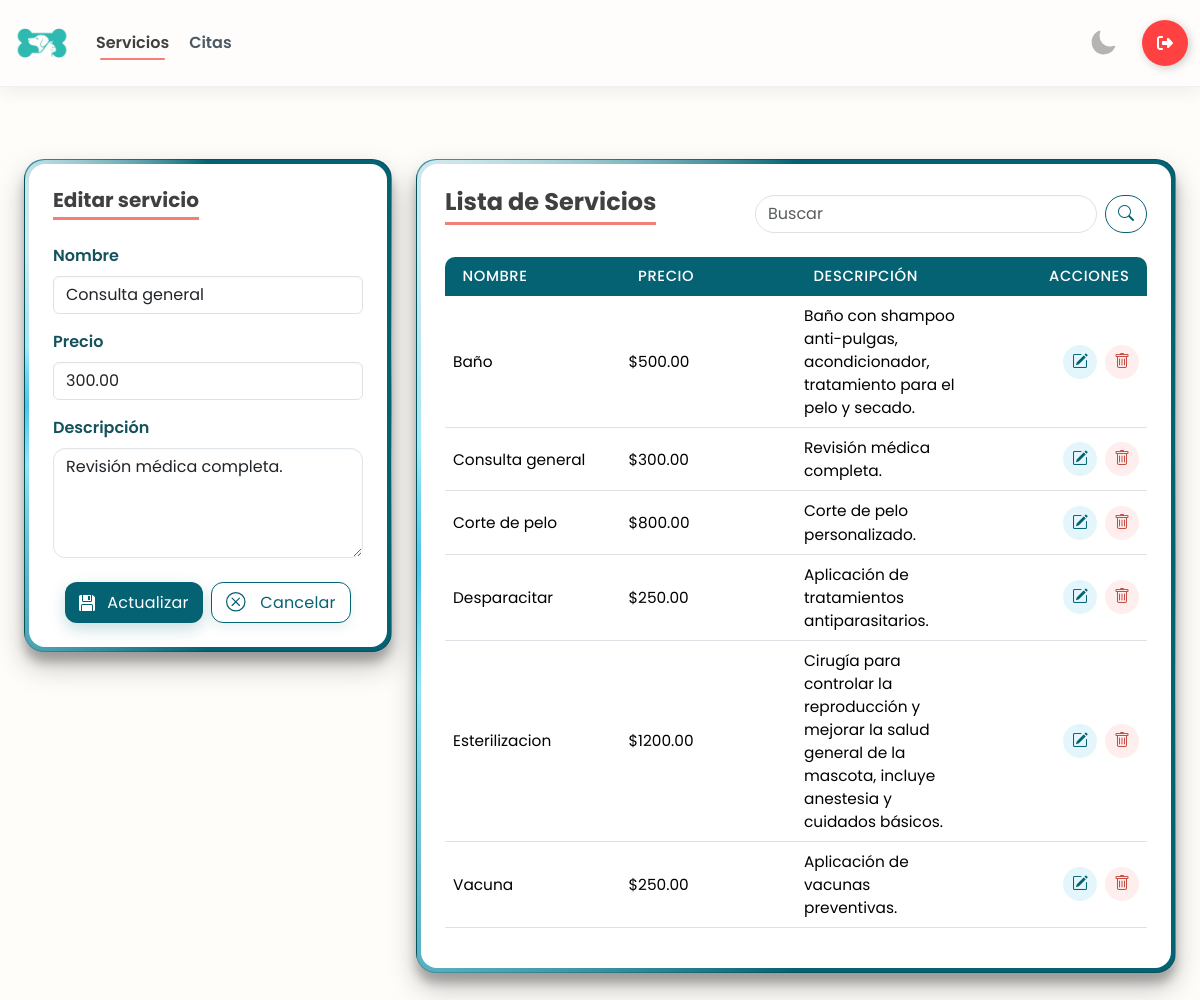
The page /servicios/15/ (signed in) on the database its author committed.
### app/models.py (models this page shows, shortened)
class SERVICIO(models.Model):
    nombre = models.CharField(max_length=100)
    precio = models.DecimalField(max_digits=10, decimal_places=2)
    descripcion = models.TextField(max_length=250, null= True)

### app/views.py (the view, shortened to what this page needs)
# urls.py: path('servicios/', views.servicios_panel, name='servicios'), # Panel o dashboard
@login_required
@user_passes_test(es_empleado_o_admin_user)
def servicios_panel(request, id=None):
    es_admin = is_admin(request.user)
    servicio = get_object_or_404(SERVICIO, id=id) if id else None
    form_data_para_error = {}
    q = request.GET.get('q', '').strip()
    qs = SERVICIO.objects.all().order_by("nombre")
    if q:
        q_normal = strip_accents(q.lower())
        servicios_filtrados = []
        for s in qs:
            nombre_normal = strip_accents(s.nombre.lower())
            precio_normal = str(s.precio) # Convertir precio a string
            if q_normal in nombre_normal or q_normal in precio_normal:
                servicios_filtrados.append(s)
        lista_servicios = servicios_filtrados
    else:
        lista_servicios = qs
    ctx = {
        "servicios": lista_servicios,
        "servicio": servicio,
        "editando": bool(servicio),
        "form_data": form_data_para_error, # Para que no se borre el formulario en caso de error
        "q": q,
        "es_admin": es_admin,
    }
    return render(request, "servicios.html", ctx)

### app/views.py (called while the page is built)
def es_admin_user(user):
    return user.is_authenticated and user.groups.filter(name=ROLE_ADMIN).exists()

def es_empleado_o_admin_user(user):
    return es_admin_user(user) or es_empleado_user(user)

def is_admin(user):
    return user.is_superuser or user.groups.filter(name='Administrador').exists()

### app/templates/servicios.html (shortened to what this page needs)
{% load static %}
<!DOCTYPE html>
<html lang="es" data-theme="light">
<head>
    {% include 'referencias.html' %}
    <link rel="stylesheet" href="{% static 'css/panel.css' %}">
</head>
<body>
    {% include 'navbar-panel.html' %}
    <main class="container-fluid mt-5 mb-5 p-4">
        <div class="row g-4">
            {% if es_admin %}
            <div class="col-12 col-lg-4">
                <div class="card glass-card">
                    <div class="card-body p-4">
                        <h5 class="card-title mb-4">
                            {% if editando %}Editar servicio{% else %}Crear servicio{% endif %}
                        </h5>
                        <form method="post" autocomplete="off"
                            action="{% if editando %}{% url 'servicios_edit' servicio.id %}{% else %}{% url 'servicios' %}{% endif %}">
                            <div class="mb-3">
                                <label class="form-label">Nombre</label>
                                <input type="text" name="nombre" class="form-control"
                                    pattern="^[A-Za-zÁÉÍÓÚáéíóúÑñ\s]+$" maxlength="100" required
                                    value="{% if form_data.nombre %}{{ form_data.nombre }}{% elif servicio %}{{ servicio.nombre }}{% endif %}">
                            </div>
                            <div class="mb-3">
                                <label class="form-label">Precio</label>
                                <input type="number" step="0.01" min="0" name="precio" pattern="^\d+(\.\d{1,2})?$"
                                    class="form-control" required
                                    value="{% if form_data.precio %}{{ form_data.precio }}{% elif servicio %}{{ servicio.precio }}{% endif %}">
                            </div>
                            <div class="mb-3">
                                <label class="form-label">Descripción</label>
                                <textarea name="descripcion" rows="4" class="form-control" maxlength="250"
                                    required>{% if form_data.descripcion %}{{ form_data.descripcion }}{% elif servicio %}{{ servicio.descripcion }}{% endif %}</textarea>
                            </div>
                            <div class="d-flex gap-2 justify-content-center mt-4">
                                <button type="submit" class="btn-save"
                                    aria-label="{% if editando %}Actualizar{% else %}Guardar{% endif %}">
                                    <div class="svg-wrapper-1">
                                        <div class="svg-wrapper">
                                        </div>
                                    </div>
                                    <span>{% if editando %}Actualizar{% else %}Guardar{% endif %}</span>
                                </button>
                                {% if editando %}
                                <a href="{% url 'servicios' %}" class="btn-clean" aria-label="Cancelar">
                                    <div class="svg-wrapper-1">
                                        <div class="svg-wrapper">
                                        </div>
                                    </div>
                                    <span>Cancelar</span>
                                </a>
                                {% endif %}
                            </div>
                        </form>
                    </div>
                </div>
            </div>
            {% endif %}
            <div class="col-12 {% if es_admin %}col-lg-8{% else %}col-lg-12{% endif %}">
                <div class="card glass-card">
                    <div class="card-body p-4">
                        <div class="d-flex justify-content-between align-items-center mb-3">
                            <h4 class="m-0 card-title mb-3">Lista de Servicios</h4>
                            <form class="d-flex" method="get" action="{% url 'servicios' %}">
                                <input class="form-control me-2" type="search" placeholder="Buscar" name="q"
                                    value="{{ q }}">
                                <button class="btn btn-outline" type="submit"><i class="bi bi-search"></i></button>
                            </form>
                        </div>
                        <table class="table tabla-servicios align-middle">
                            <thead>
                                <tr>
                                    <th>Nombre</th>
                                    <th>Precio</th>
                                    <th>Descripción</th>
                                    {% if es_admin %}
                                    <th class="text-end">Acciones</th>
                                    {% endif %}
                                </tr>
                            </thead>
                            <tbody>
                                {% for servicio in servicios %}
                                <tr>
                                    <td>{{ servicio.nombre }}</td>
                                    <td>${{ servicio.precio|floatformat:2 }}</td>
                                    <td>{{ servicio.descripcion }}</td>
                                    {% if es_admin %}
                                    <td class="text-end">
                                        <div class="d-inline-flex gap-2">
                                            <a class="btn-accion btn-edit"
                                                href="{% url 'servicios_edit' servicio.id %}">
                                                <i class="bi bi-pencil-square"></i>
                                            </a>
                                            <a class="btn-accion btn-delete" href="{% url 'eliminar' servicio.id %}"
                                                onclick="return confirm('¿Eliminar este servicio?');">
                                                <i class="bi bi-trash"></i>
                                            </a>
                                        </div>
                                    </td>
                                    {% endif %}
                                </tr>
                                {% endfor %}
                            </tbody>
                        </table>
                    </div>
                </div>
            </div>
        </div>
    </main>
    {% include 'alertas.html' %}
</body>
</html>

### app/static/css/panel.css (style rules this page uses)
:root { --primary: #056272; --accent: #4EC4E9; --accent-light: #8FE6F7; --coral: #F47F76; --paper: #FFFDFa; --light_coral: #e4a5a1; --ink: #333333; }
body { font-family: "Poppins", sans-serif !important; background-color: var(--paper) !important; }
:root { --navbar-h: 72px; }
body { padding-top: var(--navbar-h); }
html { scroll-behavior: smooth; }
.card-title { color: #404040 !important; font-weight: bold; display: inline-block; padding-bottom: 0.3rem; margin-bottom: 1.5rem; border-bottom: 3px solid #F47F76; }
.glass-card, .card { position: relative; border-radius: 20px !important; overflow: hidden; padding: 4px; background: conic-gradient( from 90deg, var(--primary) 0%, var(--primary) 25%, var(--accent-light) 45%, var(--accent) 50%, var(--accent-light) 55%, var(--primary) 75%, var(--primary) 100% ); box-shadow: rgba(0, 0, 0, 0.25) 0px 14px 28px, rgba(0, 0, 0, 0.22) 0px 10px 10px; transition: transform .6s cubic-bezier(0.15, 0.83, 0.66, 1), box-shadow .3s ease; }
.glass-card::before { content: ""; position: absolute; inset: 0; border-radius: inherit; background: conic-gradient( from 0deg, transparent 0deg, transparent 280deg, rgba(255, 255, 255, 0.7) 310deg, rgba(255, 255, 255, 0.7) 320deg, transparent 360deg ); animation: spin-border 4s linear infinite; }
.glass-card .card-body { position: relative; z-index: 2; background: #ffffff; border-radius: 16px; padding: 1.5rem; }
.form-label { font-weight: 600; color: color-mix(in srgb, var(--primary) 65%, #333); }
.form-control, .form-select, textarea.form-control { border-radius: 12px; border: 1.6px solid #dfe5e9; box-shadow: inset 0 1px 2px rgba(0, 0, 0, .03); transition: border-color .2s ease, box-shadow .2s ease; }
.btn-save, .btn-clean { line-height: 1; padding: .55em .9em; display: inline-flex; align-items: center; gap: .35rem; border: none; border-radius: 12px; letter-spacing: .2px; cursor: pointer; transition: background .25s ease, transform .2s ease, box-shadow .25s ease; justify-content: center; min-width: 130px }
.btn-save { background: var(--primary); color: #fff; fill: #dcdcdc; box-shadow: 0 6px 16px rgba(5, 98, 114, .22); }
.btn-clean { background: #fff; color: var(--primary); fill: currentColor; border: 1.5px solid var(--primary); box-shadow: 0 4px 12px rgba(5, 98, 114, .10); }
.btn-save span, .btn-clean span { transition: opacity .35s ease, font-size .35s ease, margin-left .35s ease; display: inline-block; margin-left: 0.4em; vertical-align: middle; white-space: nowrap; }
.btn-save svg, .btn-clean svg { transform-origin: center; transition: transform .28s ease, fill .28s ease; display: block; }
.svg-wrapper-1 { display: flex; }
.svg-wrapper { display: flex; align-items: center; justify-content: center; transition: transform .45s linear; }
a.btn-save, a.btn-clean { text-decoration: none; }
.card .d-flex .form-control[type="search"] { border-radius: 999px; }
.btn.btn-outline { border-radius: 999px; --bs-btn-color: var(--primary); --bs-btn-border-color: var(--primary); }
.tabla-servicios { margin-bottom: 0; border-collapse: separate; border-spacing: 0; table-layout: fixed; width: 100%; }
.tabla-servicios thead th { background: var(--primary); color: #ffffff; border: 0 !important; font-weight: 500; font-size: 0.92rem; letter-spacing: 0.04em; text-transform: uppercase; padding: 0.55rem 1.1rem; }
.tabla-servicios thead th:first-child { border-top-left-radius: 10px; }
.tabla-servicios thead th:last-child { border-top-right-radius: 10px; }
.tabla-servicios td { vertical-align: middle; padding: 1.1rem 1.4rem; font-size: 0.96rem; line-height: 1.5; }
.tabla-servicios th { vertical-align: middle; }
.btn-accion { width: 34px; height: 34px; border-radius: 999px; display: inline-flex; align-items: center; justify-content: center; padding: 0; border: none; font-size: 1rem; cursor: pointer; transition: background 0.2s ease, color 0.2s ease, transform 0.15s ease, box-shadow 0.15s ease; }
.btn-edit { background: rgba(78, 196, 233, 0.16); color: var(--primary); }
.btn-delete { background: rgba(244, 127, 118, 0.13); color: #c64d43; }

### rows shown on the page
SERVICIO: nombre "Consulta general", precio "300.00", descripcion "Revisión médica completa."
SERVICIO: nombre "Baño", precio "500.00", descripcion "Baño con shampoo anti-pulgas, acondicionador, tratamiento para el pelo y secado."
SERVICIO: nombre "Corte de pelo", precio "800.00", descripcion "Corte de pelo personalizado."
SERVICIO: nombre "Desparacitar", precio "250.00", descripcion "Aplicación de tratamientos antiparasitarios."
SERVICIO: nombre "Esterilizacion", precio "1200.00", descripcion "Cirugía para controlar la reproducción y mejorar la salud general de la mascota, incluye anestesia y cuidados básicos."
SERVICIO: nombre "Vacuna", precio "250.00", descripcion "Aplicación de vacunas preventivas."
